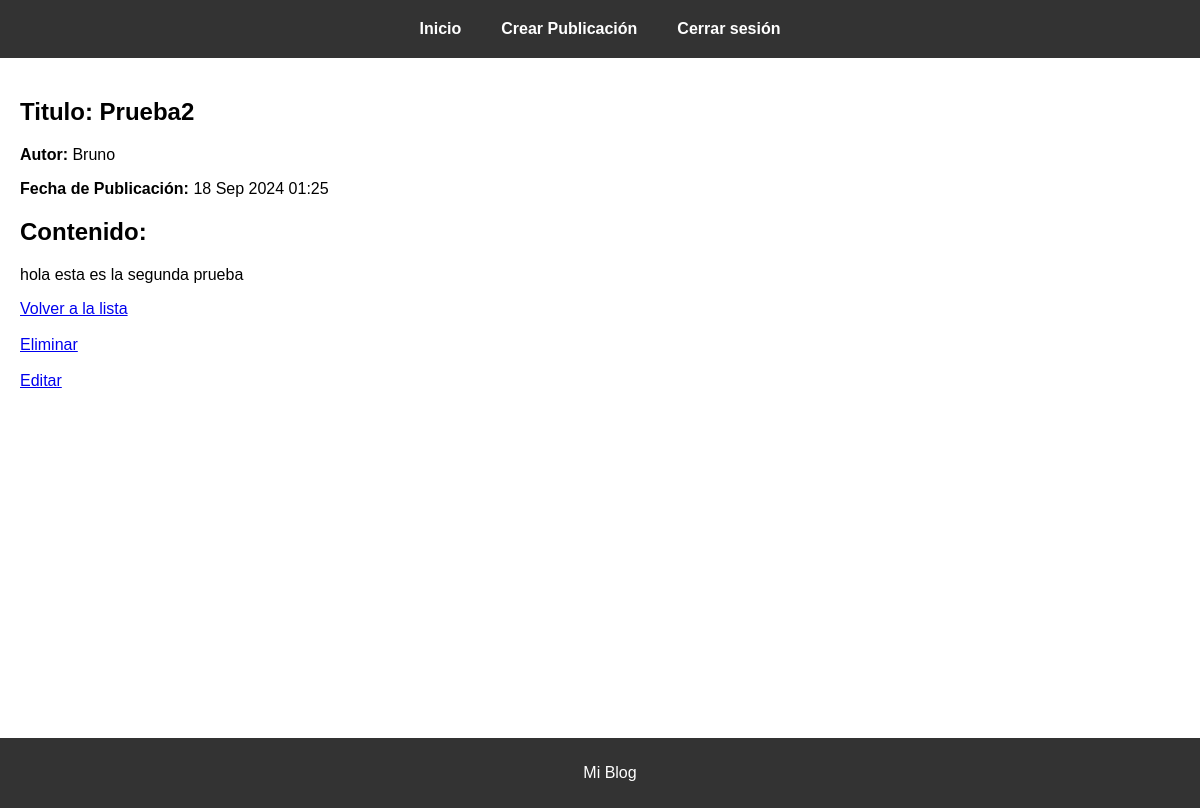
Page /posts/2/ (signed in) on the earlier database version.
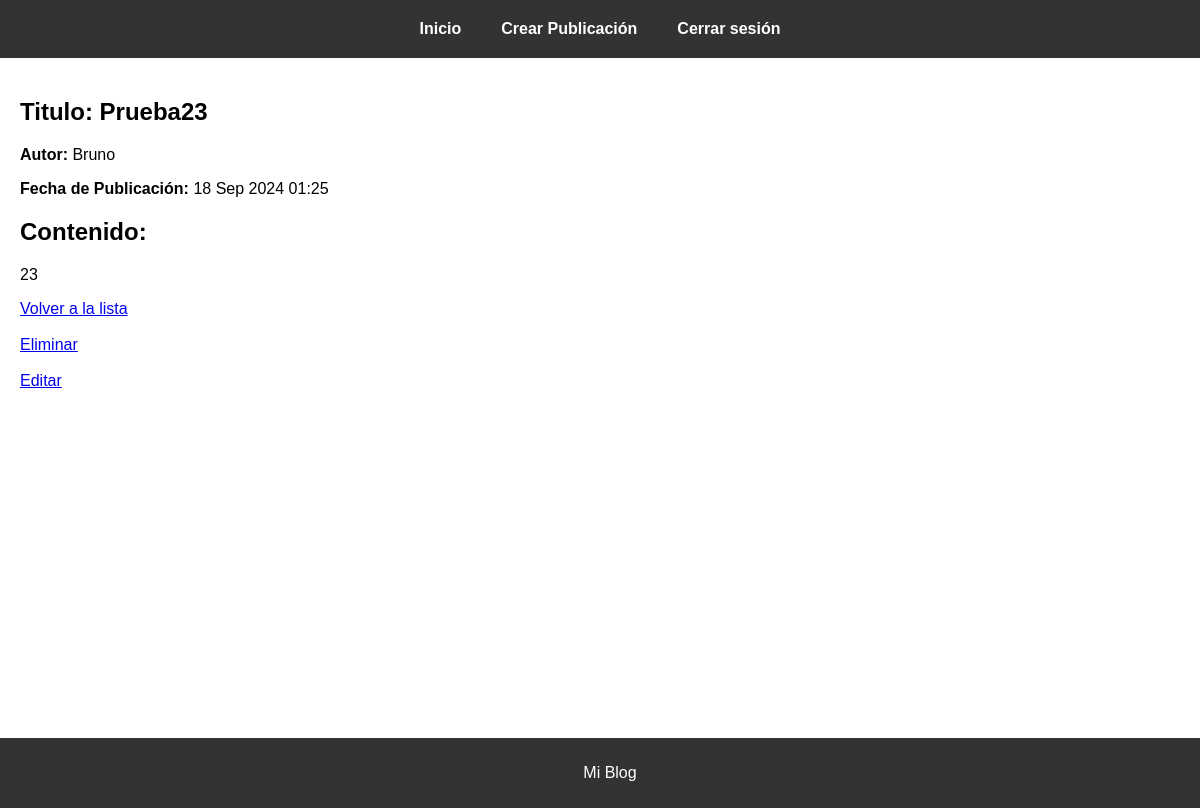
Same page on the later database version.
### post/models.py (models this page shows)
class Post(models.Model):
    Titulo = models.CharField(max_length=200)
    Contenido = models.TextField()
    Fecha_de_Publicacion = models.DateTimeField(auto_now_add=True)
    Autor = models.ForeignKey(User, on_delete=models.CASCADE)

### post/views.py (the view)
# urls.py: path('posts/<int:post_id>/', views.posts_detail, name='detalle_post'),
@login_required
def posts_detail(request, post_id):
    post = get_object_or_404(Post, id=post_id)
    return render(request, 'detallePublicaciones.html', {'post': post})

### post/templates/detallePublicaciones.html (shortened to what this page needs)
{% extends "base.html" %}
{% block content %}
    <h2><strong>Titulo: </strong>{{ post.Titulo }}</h2>
    <p><strong>Autor:</strong> {{ post.Autor.username }}</p>
    <p><strong>Fecha de Publicación:</strong> {{ post.Fecha_de_Publicacion|date:"d M Y H:i" }}</p>
    <div>
        <h2>Contenido:</h2>
        <p>{{ post.Contenido }}</p>
    </div>
    <a href="{% url 'lista_post' %}">Volver a la lista</a>
    <br>
    <br>
    {% if request.user == post.Autor %}
        <a href="{% url 'eliminar_post' post.id %}">Eliminar</a>
        <br><br>
        <a href="{% url 'editar_post' post.id %}">Editar</a>
    {% endif %}
{% endblock %}

Differences in the rows shown:
changed Post "Bruno": Titulo "Prueba2" → "Prueba23"; Contenido "hola esta es la segunda prueba" → "23"
